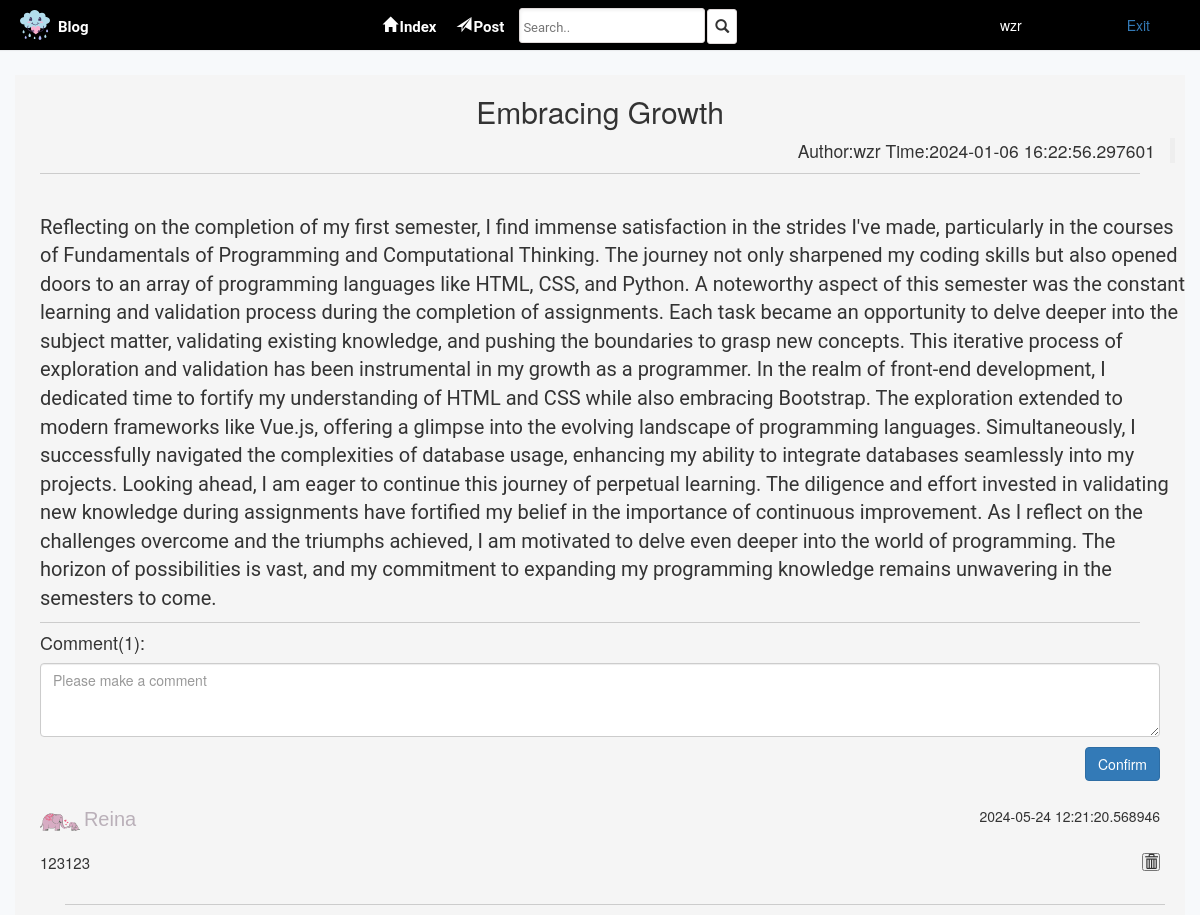
/qa/detail/3 (signed in), run on the app's committed database.
### models.py (models this page shows)
class UserModel(db.Model):
    __tablename__ = "user"
    id = db.Column(db.Integer, primary_key=True, autoincrement=True)
    username = db.Column(db.String(100), nullable=False)
    password = db.Column(db.String(255), nullable=False)
    email = db.Column(db.String(100), nullable=False, unique=True)
    join_time = db.Column(db.DateTime, default=datetime.now())

class PostModel(db.Model):
    __tablename__ = "post"
    id = db.Column(db.Integer, primary_key=True, autoincrement=True)
    title = db.Column(db.String(100), nullable=False)
    content = db.Column(db.Text, nullable=False)
    create_time = db.Column(db.DateTime, default=datetime.now)
    author_id = db.Column(db.Integer, db.ForeignKey("user.id"))
    author = db.relationship(UserModel, backref="posts")

class CommentModel(db.Model):
    __tablename__ = "comment"
    id = db.Column(db.Integer, primary_key=True, autoincrement=True)
    content = db.Column(db.Text, nullable=False)
    create_time = db.Column(db.DateTime, default=datetime.now)
    post_id = db.Column(db.Integer, db.ForeignKey("post.id"))
    author_id = db.Column(db.Integer, db.ForeignKey("user.id"))
    post = db.relationship(PostModel, backref=db.backref("comments", order_by=create_time.desc()))
    author = db.relationship(UserModel, backref="comments")

### blueprints/qa.py (the view)
@bp.route("/qa/detail/<ep_id>")
def qa_detail(ep_id):
    post = PostModel.query.get(ep_id)
    return render_template("experience_detail.html", post=post, ep_id=ep_id)

### app.py (called while the page is built)
@app.before_request
def my_before_request():
    user_id = session.get("user_id")
    if user_id:
        user = UserModel.query.get(user_id)
        setattr(g, "user", user)
    else:
        setattr(g, "user", None)

@app.context_processor
def my_context_processor():
    return {"user": g.user}

### templates/experience_detail.html (shortened to what this page needs)
{% extends "base.html" %}
{% block header %}
    <link rel="stylesheet" href="https://cdn.jsdelivr.net/npm/bootstrap@3.4.1/dist/css/bootstrap.min.css">
    <link rel="stylesheet" href="../static/css/login-css.css">
    <link rel="stylesheet" href="{{ url_for('static', filename='header.css')}}">
    <link rel="stylesheet" href="{{ url_for('static', filename='exp_detail-css.css')}}">
{% endblock %}
{% block body %}
    <div class="container">
        <div class="row" style="background-color: whitesmoke" id="mainpart">
            <div class="col-10">
                <div class="title-part">
                    <h2 class="detail-title">{{ post.title }}</h2>
                    <blockquote class="blockquote-reverse" id="author">Author:{{ post.author.username }} Time:{{ post.create_time }}</blockquote>
                </div>
                <div class="separator"></div>
                <div class="detail-content">
                <span class="post-content">
                    {{ post.content }}
                </span>
                </div>
                <div class="separator"></div>
                <form method="post" action="{{ url_for('qa.publish_comment') }}">
                    <div class="comment">
                        <h4>Comment({{ post.comments|length }}):</h4>
                        <textarea class="form-control" rows="3" placeholder="Please make a comment" name="content"></textarea>
                        <button type="submit" class="btn btn-primary" id="summit">Confirm</button>
                    </div>
                </form>
                {% for comment in post.comments %}
                <div class="comment-content">
                    <img class="user-img" alt="" src="{{ url_for('static', filename='elephants.svg') }}">
                    <span class="userid"> {{ comment.author.username }}</span>
                    <span class="creat-time">{{ comment.create_time }}</span>
                    <div class="cc">
                        <p class="com-content">{{ comment.content }}</p>
                        <form method="post" action="{{ url_for('qa.delete_comment', comment_id=comment.id) }}">
                            <button type="submit" class="glyphicon glyphicon-trash" id="delete"></button>
                        </form>
                    </div>
                    <div class="separator"></div>
                </div>
                {% endfor %}
            </div>
        </div>
    </div>
{% endblock %}

### templates/base.html (shortened to what this page needs)
<!DOCTYPE html>
<html lang="en">
<head>
    <link rel="stylesheet" href="../static/header.css">
    {% block header %} {% endblock %}
</head>
<body>
    <div class="header">
        <div class="left-section">
            <img class="blog-img" alt="" src="{{ url_for('static', filename='cloud.svg') }}">
           <a href="" class="left-text">Blog</a>
        </div>
        <div class="middle-section">
            <a class="index" href="{{ url_for('qa.index') }}"> <span class="glyphicon glyphicon-home" style="margin-right: 2px"></span>Index</a>
            <a class="post" href="{{ url_for('qa.add_post') }}"> <span class="glyphicon glyphicon-send" style="margin-right: 2px"></span>Post</a>
            <form method="get" action="{{ url_for('qa.search') }}">
                <input class="search-bar" type="search" placeholder="Search.." name="q">
                <button  class="glyphicon glyphicon-search" id="search-button" type="submit"></button>
            </form>
        </div>
        <ul class="right-section">
            {% if user %}
                <li class="login"> <span>{{ user.username }}</span> </li>
                <li class="register"> <a href="{{ url_for('auth.logout') }}">Exit</a></li>
            {% else %}
                <li class="login"><span class="glyphicon glyphicon-globe"><a class="login-text" href="{{ url_for('auth.login') }}">Login</a></span></li>
                <li class="register"><span class="glyphicon glyphicon-tree-deciduous"><a  class="register-text" href="{{ url_for('auth.register') }}">Register</a></span></li>
            {% endif %}
        </ul>
    </div>
    <div class="container-fluid">
        {% block body %}{% endblock %}
    </div>
</body>
</html>

### static/header.css (style rules this page uses)
* { margin: 0; padding: 0; }
.header { display: flex; height: 50px; width: 100%; flex-direction: row; justify-content: space-between; background-color: black; box-shadow: 0 1px 1px rgba(0,0,0,0.05); }
.blog-img { display: inline-block; width: 30px; margin-left: 20px; }
.left-section { width: 180px; display:flex; align-items: center; }
.left-text { display: inline-block; font-family: Roboto, Arial, serif; font-size: 15px; font-weight: 600; margin-top: 5px; margin-left: 8px; color: white; text-decoration: none; }
.middle-section { flex: 1; margin-right: 45px; margin-left: 30px; max-width: 400px; display: flex; align-items: center; }
.index { display: flex; margin-right: 20px; color: white; margin-top: 5px; font-size: 15px; font-family: Roboto,Arial; font-weight: 600; }
.post { margin-top: 5px; display: flex; margin-right: 15px; color: white; font-size: 15px; font-family: Roboto,Arial; font-weight: 600; }
.search-bar { flex:1; height: 35px; padding-left: 3px; font-size: 15px; border-width: 1px; border-color: rgb(223, 217, 217); border-style: solid; border-radius: 3px; box-shadow: inset 1px 2px 3px rgba(0,0,0,0.05) ; }
.search-bar::placeholder { font-family: Roboto,Arial; font-size: 13px; }
#search-button { width: 30px; height: 35px; background-color: white; border-width: 1px; border-color: rgb(223, 217, 217); border-style: solid; border-radius: 3px; margin-left: -2px; margin-top: 1px; padding-bottom: 1px; }
.right-section { width: 150px; display: flex; align-items: center; justify-content: space-between; margin-right: 50px; flex-shrink: 0; margin-top: 10px; }
.login { list-style: none; color: white; }
.register { list-style: none; color: white; }

### static/css/login-css.css (style rules this page uses)
body { background-color: #f7f9fb; }

### static/exp_detail-css.css (style rules this page uses)
#mainpart { margin-top: 25px; }
.title-part { margin: 10px; }
.detail-title { text-align: center; }
.separator { border-bottom: 1px solid #ccc; margin-bottom: 10px; width: 1100px; margin-left: 25px; }
.detail-content { margin-left: 25px; margin-bottom: 10px; }
.post-content { font-size: 20px; white-space: pre-line; font-family: Roboto,Arial; }
blockquote { margin-bottom: 10px; padding:0; }
.comment { margin-left: 25px; position: relative; margin-right: 25px; }
#summit { position: absolute; right: 0; margin-top: 10px; }
.comment-content { margin-left: 25px; display: block; margin-top: 60px; position: relative; }
.userid { font-family: "Helvetica", "Arial", sans-serif;; font-size: 20px; display: inline-block; color: rgba(146,130,145,0.6); }
.cc { margin-top: 5px; padding-bottom: 20px; position: relative; }
.com-content { font-size: 15px; display: inline-block; }
.user-img { width: 40px; height: 50px; display: inline-block; }
.creat-time { position: absolute; right: 25px; top: 9px; }
#delete { display: inline-block; right: 25px; position: absolute; }

### data on the page
UserModel: username "wzr", author.username "wzr"
PostModel: title "Embracing Growth", create_time "2024-01-06 16:22:56.297601", content "Reflecting on the completion of my first semester, I find immense satisfaction in the strides I've made, particularly in the courses of Fundamentals of Programming and Computational Thinking. The journey not only sharpened my coding skills but also opened doors to an array of programming languages like HTML, CSS, and Python. A noteworthy aspect of this semester was the constant learning and validation process during the completion of assignments. Each task became an opportunity to delve deeper into the subject matter, validating existing knowledge, and pushing the boundaries to grasp new concepts. This iterative process of exploration and validation has been instrumental in my growth as a…"
CommentModel: author.username "Reina", create_time "2024-05-24 12:21:20.568946", content "123123"

### other printed values
{{ post.comments|length }} "1"
